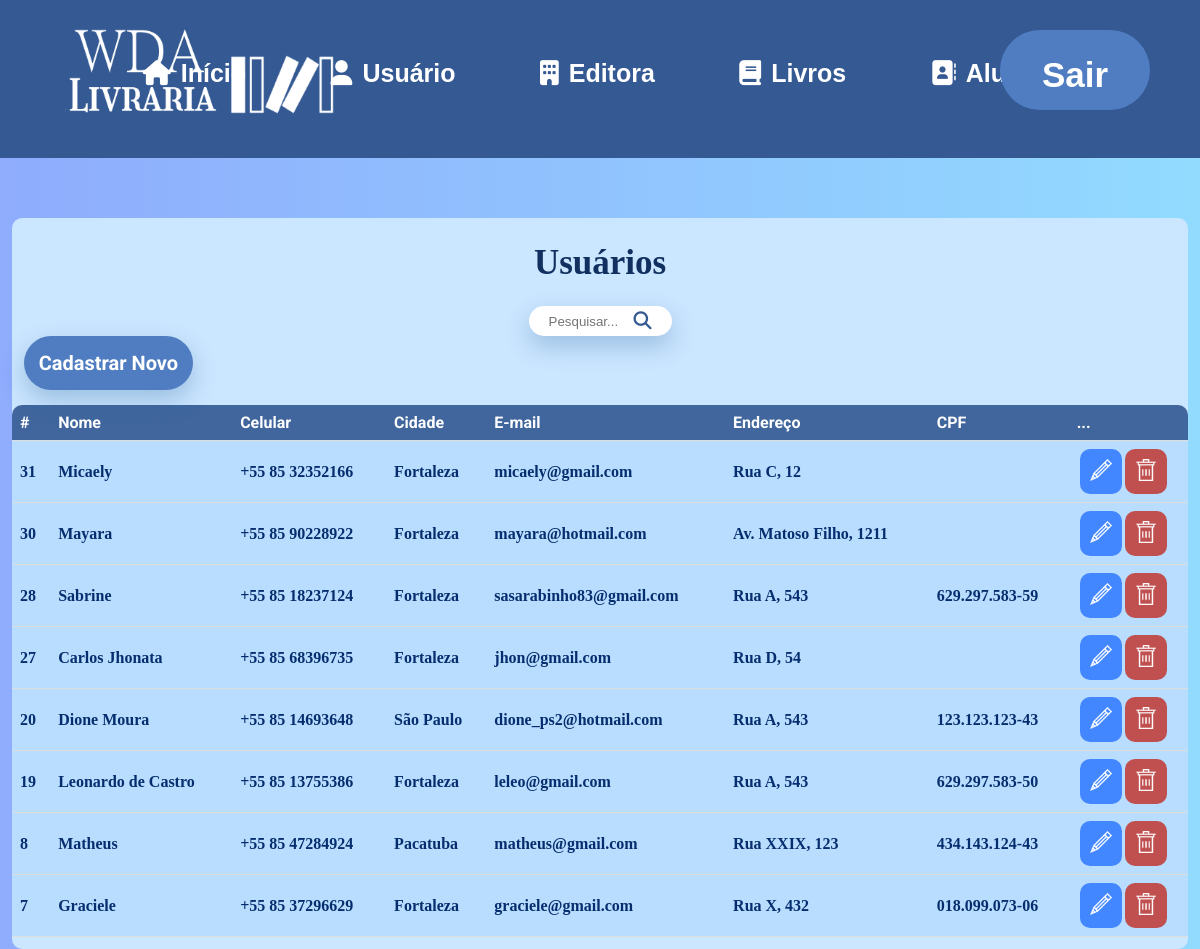
Screenshot of /READ/usuario.php (signed in) with the database file from the repository.
### tables this page shows
CREATE TABLE `usuario` (
  `id_usuario` int NOT NULL AUTO_INCREMENT,
  `nome_usuario` varchar(50) NOT NULL,
  `celular` varchar(50) NOT NULL,
  `cidade` varchar(50) NOT NULL,
  `email` varchar(50) NOT NULL,
  `endereco` varchar(50) NOT NULL,
  `cpf` varchar(50) DEFAULT NULL,
  PRIMARY KEY (`id_usuario`)
);

### READ/usuario.php (the view, shortened to what this page needs)
<?php
include_once('../config.php');
if (!empty($_GET['search'])) {
    $data = $_GET['search'];
    $sql = "SELECT * FROM usuario WHERE id_usuario LIKE '%$data%' or nome_usuario LIKE '%$data%' or cidade LIKE '%$data%' or email LIKE '%$data%' or endereco LIKE '%$data%' or cidade LIKE '%$data%' ORDER BY id_usuario DESC";
  } else {
  $sql = "SELECT * FROM usuario ORDER BY id_usuario DESC";
}
$result = $conexao->query($sql);
?>
<!DOCTYPE html>
<html lang="pt-br">
<head>
  <link rel="stylesheet" href="../estilos/style_tabelas.css">
</head>
<body>
<nav id="menu">
            <ul>
                <a href="sistema.php"><img id="logo4branca" src="../img/logo4branca.png" alt="logo4branca"></a></li>
                <li><a href="sistema.php"><i class="fa-solid fa-house"></i><b>Início</b></a></li>
                <li><a href="usuario.php"><i class="fa-solid fa-user"></i><b>Usuário</b></a></a></li>
                <li><a href="editora.php"><i class="fa-solid fa-building"></i><b>Editora</b></a></a></li>
                <li><a href="livro.php"><i class="fa-solid fa-book"></i><b>Livros</b></a></a></li>
                <li><a href="aluguel.php"><i class="fa-solid fa-address-book"></i><b>Aluguel</b></a></a></li>
                <li><a href="sair.php"><b>Sair</b></a></li>
            </ul>
        </nav>
  <div class="container-usuario">
    <h1 class="usuarioh1">Usuários</h1>
    <div class="search2">
      <div class="search">
        <input type="search" class="input-search" id="input-search" placeholder="Pesquisar...">
        <button onclick="searchData()">
          <i class="fa-solid fa-magnifying-glass"></i>
        </button>
      </div>
    </div>
    <div class="novo">
      <button><a href='../CREATE/c_usuario.php?id_usuario=$user_data[id_usuario]'><b>Cadastrar Novo</b></a></button>
    </div>
    <div class="tabela">
      <table>
        <thead>
          <div class="headers">
            <tr class="thead">
              <th>#</th>
              <th>Nome</th>
              <th>Celular</th>
              <th>Cidade</th>
              <th>E-mail</th>
              <th>Endereço</th>
              <th>CPF</th>
              <th>...</th>
            </tr>
          </div>
        </thead>
        <tbody>
          <?php
          while ($user_data =  mysqli_fetch_assoc($result)) {
            echo "<tr>";
            echo "<td>" . "<b>" . $user_data['id_usuario'] . "</td>";
            echo "<td>" . "<b>" . "<b>" . $user_data['nome_usuario'] . "</b>" . "</td>";
            echo "<td>" . "<b>" . $user_data['celular'] . "</td>";
            echo "<td>" . "<b>" . $user_data['cidade'] . "</td>";
            echo "<td>" . "<b>" . $user_data['email'] . "</td>";
            echo "<td>" . "<b>" . $user_data['endereco'] . "</td>";
            echo "<td>" . "<b>" . $user_data['cpf'] . "</td>";
            echo "<td>"
              . "<button>" . "<a href='../UPDATE/u_usuario.php?id_usuario=$user_data[id_usuario]'>" . "<img class='iconusuario' src='img/pencil.png'>" . "</a>" . "</button>" .
              "<button class='trash'>" . "<a href='../DELETE/d_usuario.php?id_usuario=$user_data[id_usuario]'>" . "<img class='iconusuario' src='img/trash.png'>" . "</a>" . "</button>"
              . "</td>";
          }
          ?>
        </tbody>
      </table>
    </div>
  </div>
</body>
</html>

### estilos/style_tabelas.css (style rules this page uses)
body { background-image: linear-gradient( to right, rgb(143, 172, 253), rgb(146, 219, 255)); }
h1 { font-family: 'fonte-felipinho2'; color: #12305F; font-size: 35px; }
* { margin: 0 auto; padding: 0; box-sizing: border-box; }
#menu ul { list-style-type: none; background-color: #345993; text-align: center; font-family: Arial, Helvetica, sans-serif; padding-bottom: 30px; position: relative; }
#menu ul li { display: inline; font-style: normal; font-size: 25px; line-height: 30px; color: #FFFFFF; }
#menu ul li i { margin-right: 10px; }
#logo4branca { width: 300px; display: inline-block; left: 50px; top: 10px; position: absolute; }
#menu ul li a { color: white; text-decoration: none; padding: 40px; display: inline-block; margin-top: 1.5%; }
#menu ul li:last-child { display: inline-block; background-color: #507dc1; font-size: 35px; border-radius: 80px; position: absolute; right: 50px; top: 30px; line-height: 5px; width: 150px; height: 80px; }
.search2 { display: flex; }
.search button { background: transparent; border: none; cursor: pointer; }
.search { height: 30px; display: flex; cursor: pointer; padding: 10px 20px; background-color: white; border-radius: 30px; align-items: center; box-shadow: 0 10px 25px rgba(43, 101, 155, 0.3); }
.search input { width: 85px; outline: none; border: none; font-weight: 500; transition: 0.8s; background: transparent; }
.search button .fa-solid { font-size: 18px; color: #345993; }
.container-usuario { margin-top: 5%; margin-left: 1%; margin-right: 1%; padding-bottom: 1%; background-color: #cbe6ff; border-radius: 10px; padding-top: 1px; }
.usuarioh1 { text-align: center; margin-bottom: 2%; margin-top: 2%; }
.novo button { background-color: #507dc1; font-size: 20px; border-radius: 30px; margin-bottom: 15px; padding: 15px; border: none; cursor: pointer; margin-left: 1%; box-shadow: 0 10px 25px rgba(43, 101, 155, 0.3); }
.novo button a { text-decoration: none; color: white; font-family: 'Roboto'; }
table { border-collapse: collapse; width: 100%; background-color: rgba(174, 216, 255, 0.6) ; border-radius: 10px 10px 0 0; }
th, td { text-align: left; padding: 8px; border-bottom: 1px solid #ddd; }
th { background-color: rgba(52, 89, 147, 0.9); color: white; font-family: 'Roboto', sans-serif; }
th:first-child { border-top-left-radius: 10px; border-top-right-radius: 0px; border-bottom-left-radius: 0; border-bottom-right-radius: 0; }
th:last-child { border-top-left-radius: 0px; border-top-right-radius: 10px; border-bottom-left-radius: 0; border-bottom-right-radius: 0; }
td { font-family: 'fonte-felipinho2'; color: #062e6e; }
.iconusuario { width: 22px; }
.trash { background-color: #C05050; }
td button { background-color: rgb(66, 135, 255); border: none; padding: 10px; border-radius: 10px; cursor: pointer; margin-left: 3%; }

### rows the page displays
usuario: id_usuario "31", nome_usuario "Micaely", celular "+55 85 32352166", cidade "Fortaleza", email "micaely@gmail.com", endereco "Rua C, 12"
usuario: id_usuario "30", nome_usuario "Mayara", celular "+55 85 90228922", cidade "Fortaleza", email "mayara@hotmail.com", endereco "Av. Matoso Filho, 1211"
usuario: id_usuario "28", nome_usuario "Sabrine", celular "+55 85 18237124", cidade "Fortaleza", email "sasarabinho83@gmail.com", endereco "Rua A, 543", cpf "629.297.583-59"
usuario: id_usuario "27", nome_usuario "Carlos Jhonata", celular "+55 85 68396735", cidade "Fortaleza", email "jhon@gmail.com", endereco "Rua D, 54"
usuario: id_usuario "20", nome_usuario "Dione Moura", celular "+55 85 14693648", cidade "São Paulo", email "dione_ps2@hotmail.com", endereco "Rua A, 543", cpf "123.123.123-43"
usuario: id_usuario "19", nome_usuario "Leonardo de Castro", celular "+55 85 13755386", cidade "Fortaleza", email "leleo@gmail.com", endereco "Rua A, 543", cpf "629.297.583-50"
usuario: id_usuario "8", nome_usuario "Matheus", celular "+55 85 47284924", cidade "Pacatuba", email "matheus@gmail.com", endereco "Rua XXIX, 123", cpf "434.143.124-43"
usuario: id_usuario "7", nome_usuario "Graciele", celular "+55 85 37296629", cidade "Fortaleza", email "graciele@gmail.com", endereco "Rua X, 432", cpf "018.099.073-06"
